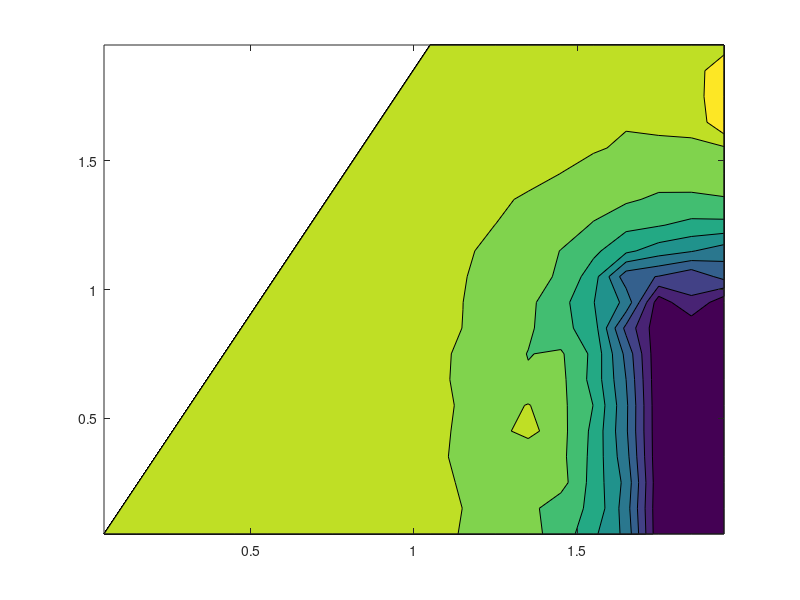

Recreate this plot in MATLAB. (Note: this script raises an error after producing the figure.)
clear; clc;
load('roomSimulation-AllTheVariables');

contourf(senXPos,senYPos,h2scores')                  ; % plotting the results, 2D color map
contourcbar                                          ;
title('H_2 Full Control Cost') ;
xlabel('X coordinate of sensor')                     ;
ylabel('Y coordinate of sensor')                     ;
set(findall(gcf,'type','text'),'fontSize',16)        ;